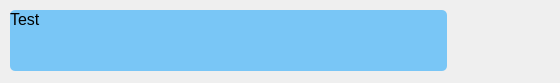
<?xml version="1.0" encoding="UTF-8"?>
<ui version="4.0">
 <class>Form</class>
 <widget class="QWidget" name="Form">
  <property name="geometry">
   <rect>
    <x>0</x>
    <y>0</y>
    <width>560</width>
    <height>83</height>
   </rect>
  </property>
  <property name="windowTitle">
   <string>Form</string>
  </property>
  <widget class="QWidget" name="widget_2" native="true">
   <property name="geometry">
    <rect>
     <x>476</x>
     <y>0</y>
     <width>84</width>
     <height>84</height>
    </rect>
   </property>
   <property name="sizePolicy">
    <sizepolicy hsizetype="Fixed" vsizetype="Fixed">
     <horstretch>0</horstretch>
     <verstretch>0</verstretch>
    </sizepolicy>
   </property>
   <widget class="QLabel" name="avatar">
    <property name="geometry">
     <rect>
      <x>0</x>
      <y>0</y>
      <width>84</width>
      <height>84</height>
     </rect>
    </property>
    <property name="sizePolicy">
     <sizepolicy hsizetype="Fixed" vsizetype="Fixed">
      <horstretch>0</horstretch>
      <verstretch>0</verstretch>
     </sizepolicy>
    </property>
    <property name="text">
     <string/>
    </property>
    <property name="pixmap">
     <pixmap>../../../../../../../Downloads/avatar512.png</pixmap>
    </property>
    <property name="scaledContents">
     <bool>true</bool>
    </property>
   </widget>
  </widget>
  <widget class="QWidget" name="widget" native="true">
   <property name="geometry">
    <rect>
     <x>10</x>
     <y>10</y>
     <width>437</width>
     <height>61</height>
    </rect>
   </property>
   <layout class="QVBoxLayout" name="verticalLayout">
    <property name="spacing">
     <number>0</number>
    </property>
    <property name="leftMargin">
     <number>0</number>
    </property>
    <property name="topMargin">
     <number>0</number>
    </property>
    <property name="rightMargin">
     <number>0</number>
    </property>
    <property name="bottomMargin">
     <number>0</number>
    </property>
    <item>
     <widget class="QLabel" name="messageContent">
      <property name="font">
       <font>
        <family>Arial</family>
        <pointsize>12</pointsize>
        <stylestrategy>PreferAntialias</stylestrategy>
       </font>
      </property>
      <property name="styleSheet">
       <string notr="true">background-color: rgb(121, 198, 246);
border: 0;
border-radius:5px;</string>
      </property>
      <property name="text">
       <string>Test</string>
      </property>
      <property name="alignment">
       <set>Qt::AlignLeading|Qt::AlignLeft|Qt::AlignTop</set>
      </property>
      <property name="wordWrap">
       <bool>true</bool>
      </property>
      <property name="margin">
       <number>4</number>
      </property>
      <property name="openExternalLinks">
       <bool>true</bool>
      </property>
     </widget>
    </item>
   </layout>
  </widget>
 </widget>
 <resources/>
 <connections/>
</ui>
